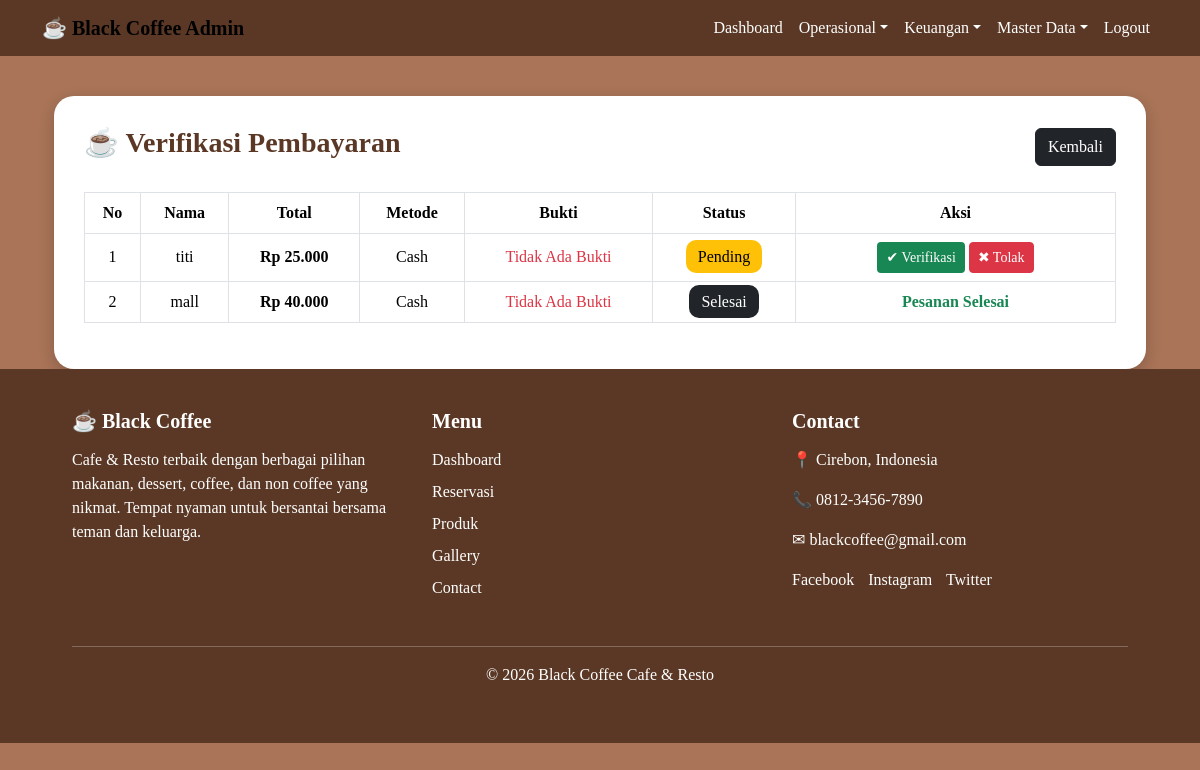
Page /admin/index.php?menu=pembayaran (signed in) on the earlier database version.
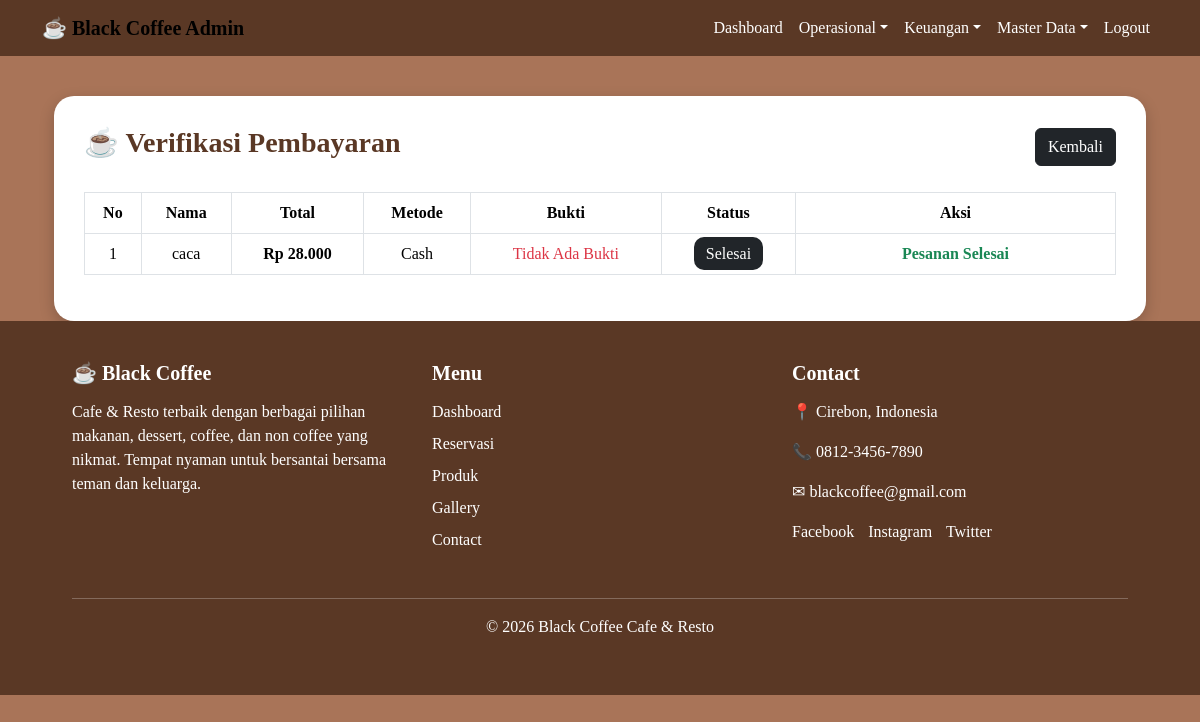
Same page on the later database version.
### tables this page shows
CREATE TABLE `pesanan` (
  `id_pesanan` int(11) NOT NULL,
  `id_user` int(11) NOT NULL,
  `nama_pemesan` varchar(100) NOT NULL,
  `meja` varchar(10) NOT NULL,
  `pembayaran` varchar(50) NOT NULL,
  `tanggal` datetime DEFAULT current_timestamp(),
  `total` int(11) NOT NULL,
  `status` enum('pending','dibayar','diproses','selesai','dibatalkan') DEFAULT 'pending'
);

### admin/index.php (called while the page is built, shortened)
<?php
include "dashboard.php";
?>

### admin/pembayaran.php (the view, shortened to what this page needs)
<?php
include "../koneksi.php";
$data = mysqli_query($conn,"
SELECT * FROM pesanan
ORDER BY id_pesanan DESC
");
?>
<!DOCTYPE html>
<html>
<head>
    <link href="https://cdn.jsdelivr.net/npm/bootstrap@5.3.2/dist/css/bootstrap.min.css" rel="stylesheet">
</head>
<body>
<div class="container">
    <div class="container-box">
        <div class="d-flex justify-content-between align-items-center mb-4">
            <h3 class="title">
                ☕ Verifikasi Pembayaran
            </h3>
            <a href="index.php?menu=dashboard"
               class="btn btn-dark">
                Kembali
            </a>
        </div>
        <div class="table-responsive">
            <table class="table table-bordered table-hover align-middle text-center">
                <thead>
                    <tr>
                        <th>No</th>
                        <th>Nama</th>
                        <th>Total</th>
                        <th>Metode</th>
                        <th>Bukti</th>
                        <th>Status</th>
                        <th width="320">Aksi</th>
                    </tr>
                </thead>
                <tbody>
                <?php
                $no = 1;
                while($d = mysqli_fetch_assoc($data)){
                    $status = strtolower(trim($d['status']));
                    if(empty($status)){
                        $status = 'pending';
                    }
                ?>
                <tr>
                    <td><?= $no++; ?></td>
                    <td><?= $d['nama_pemesan']; ?></td>
                    <td>
                        <b>
                            Rp <?= number_format($d['total'],0,',','.'); ?>
                        </b>
                    </td>
                    <td><?= $d['pembayaran']; ?></td>
                    <td>
                        <?php if(!empty($d['bukti'])){ ?>
                            <img src="../bukti/<?= $d['bukti']; ?>"
                                 class="img-bukti">
                        <?php } else { ?>
                            <span class="text-danger">
                                Tidak Ada Bukti
                            </span>
                        <?php } ?>
                    </td>
                    <td>
                        <?php if($status == 'pending'){ ?>
                            <span class="badge-pending">Pending</span>
                        <?php } ?>
                        <?php if($status == 'selesai'){ ?>
                            <span class="badge-selesai">Selesai</span>
                        <?php } ?>
                    </td>
                    <td>
                        <?php if($status == 'pending'){ ?>
                            <a href="index.php?menu=konfirmasi_pembayaran&id=<?= $d['id_pesanan']; ?>"
                               class="btn btn-cash btn-sm">
                                ✔ Verifikasi
                            </a>
                            <a href="tolak_pembayaran.php?id=<?= $d['id_pesanan']; ?>"
                               class="btn btn-danger btn-sm"
                               onclick="return confirm('Tolak pembayaran ini?')">
                                ✖ Tolak
                            </a>
                        <?php } ?>
                        <?php if($status == 'selesai'){ ?>
                            <span class="text-success fw-bold">
                                Pesanan Selesai
                            </span>
                        <?php } ?>
                    </td>
                </tr>
                <?php } ?>
                </tbody>
            </table>
        </div>
    </div>
</div>
</body>
</html>

Differences in the rows shown:
removed pesanan: nama_pemesan "titi", total "25.000", pembayaran "Cash", shows "Pending"
removed pesanan: nama_pemesan "mall", total "40.000", pembayaran "Cash", status "Selesai"
added pesanan: nama_pemesan "caca", total "28.000", pembayaran "Cash", status "Selesai"
